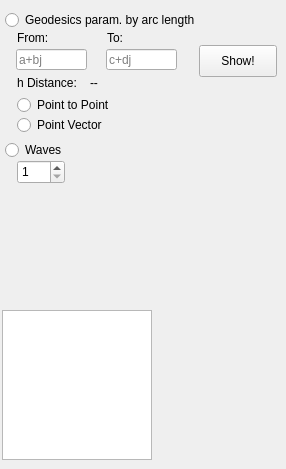
        <widget class="QWidget" name="pageUHPGeodesicMotion">
         <widget class="QPushButton" name="pushButtonUHPGMShowGeodesic">
          <property name="geometry">
           <rect>
            <x>199</x>
            <y>45</y>
            <width>78</width>
            <height>32</height>
           </rect>
          </property>
          <property name="text">
           <string>Show!</string>
          </property>
         </widget>
         <widget class="QLineEdit" name="lineEditUHPGMComplexNumber1">
          <property name="geometry">
           <rect>
            <x>16</x>
            <y>49</y>
            <width>71</width>
            <height>21</height>
           </rect>
          </property>
          <property name="text">
           <string/>
          </property>
          <property name="placeholderText">
           <string>a+bj</string>
          </property>
         </widget>
         <widget class="QLineEdit" name="lineEditUHPGMComplexNumber2">
          <property name="geometry">
           <rect>
            <x>106</x>
            <y>49</y>
            <width>71</width>
            <height>21</height>
           </rect>
          </property>
          <property name="placeholderText">
           <string>c+dj</string>
          </property>
         </widget>
         <widget class="QLabel" name="labelUHPGMhdistance">
          <property name="geometry">
           <rect>
            <x>17</x>
            <y>75</y>
            <width>71</width>
            <height>16</height>
           </rect>
          </property>
          <property name="text">
           <string>h Distance:</string>
          </property>
         </widget>
         <widget class="QLabel" name="labelUHPGMhdistancenumber">
          <property name="geometry">
           <rect>
            <x>90</x>
            <y>75</y>
            <width>79</width>
            <height>16</height>
           </rect>
          </property>
          <property name="text">
           <string>--</string>
          </property>
         </widget>
         <widget class="QLabel" name="labelUHPGMfrom">
          <property name="geometry">
           <rect>
            <x>17</x>
            <y>30</y>
            <width>39</width>
            <height>16</height>
           </rect>
          </property>
          <property name="text">
           <string>From:</string>
          </property>
         </widget>
         <widget class="QLabel" name="labelUHPGMto">
          <property name="geometry">
           <rect>
            <x>107</x>
            <y>30</y>
            <width>23</width>
            <height>16</height>
           </rect>
          </property>
          <property name="text">
           <string>To:</string>
          </property>
         </widget>
         <widget class="PlotWidget" name="PlotWidgetIn_pageUHPGeodesicMotion">
          <property name="geometry">
           <rect>
            <x>2</x>
            <y>310</y>
            <width>150</width>
            <height>150</height>
           </rect>
          </property>
          <property name="backgroundBrush">
           <brush brushstyle="NoBrush">
            <color alpha="255">
             <red>255</red>
             <green>255</green>
             <blue>255</blue>
            </color>
           </brush>
          </property>
         </widget>
         <widget class="QRadioButton" name="radioButtonUHPGMPointPoint">
          <property name="geometry">
           <rect>
            <x>17</x>
            <y>95</y>
            <width>111</width>
            <height>20</height>
           </rect>
          </property>
          <property name="text">
           <string>Point to Point</string>
          </property>
          <attribute name="buttonGroup">
           <string notr="true">buttonGroup_2</string>
          </attribute>
         </widget>
         <widget class="QRadioButton" name="radioButtonUHPGMPointVector">
          <property name="geometry">
           <rect>
            <x>17</x>
            <y>115</y>
            <width>100</width>
            <height>20</height>
           </rect>
          </property>
          <property name="text">
           <string>Point Vector</string>
          </property>
          <attribute name="buttonGroup">
           <string notr="true">buttonGroup_2</string>
          </attribute>
         </widget>
         <widget class="QRadioButton" name="radioButtonUHPGMGeoParamByArcLength">
          <property name="geometry">
           <rect>
            <x>5</x>
            <y>10</y>
            <width>221</width>
            <height>20</height>
           </rect>
          </property>
          <property name="text">
           <string>Geodesics param. by arc length</string>
          </property>
          <attribute name="buttonGroup">
           <string notr="true">buttonGroup_3</string>
          </attribute>
         </widget>
         <widget class="QRadioButton" name="radioButtonUHPGMWaves">
          <property name="geometry">
           <rect>
            <x>5</x>
            <y>140</y>
            <width>61</width>
            <height>20</height>
           </rect>
          </property>
          <property name="text">
           <string>Waves</string>
          </property>
          <attribute name="buttonGroup">
           <string notr="true">buttonGroup_3</string>
          </attribute>
         </widget>
         <widget class="QSpinBox" name="spinBoxUHPGMWaveRapidity">
          <property name="geometry">
           <rect>
            <x>17</x>
            <y>160</y>
            <width>48</width>
            <height>24</height>
           </rect>
          </property>
          <property name="minimum">
           <number>1</number>
          </property>
         </widget>
        </widget>
